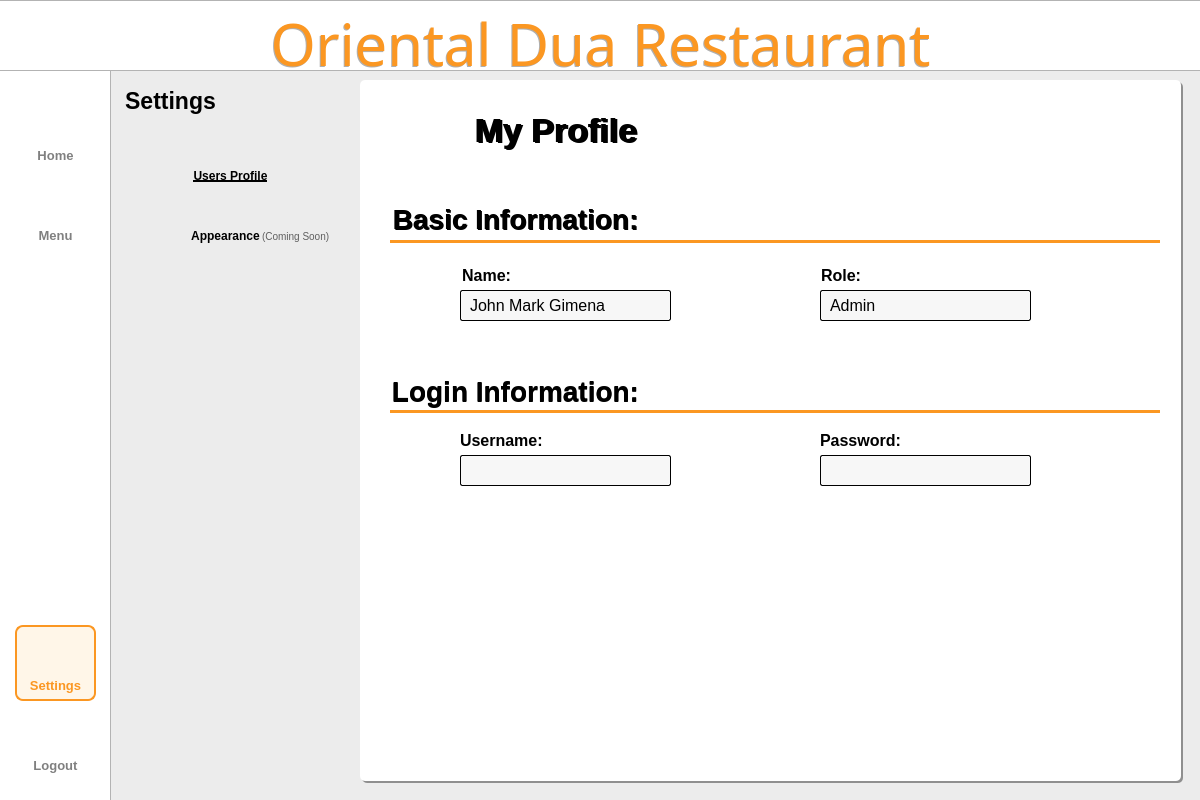
<?xml version="1.0" encoding="UTF-8"?>
<ui version="4.0">
 <class>Dialog</class>
 <widget class="QDialog" name="Dialog">
  <property name="geometry">
   <rect>
    <x>0</x>
    <y>0</y>
    <width>1200</width>
    <height>800</height>
   </rect>
  </property>
  <property name="windowTitle">
   <string>Dialog</string>
  </property>
  <widget class="QWidget" name="bgwidget" native="true">
   <property name="geometry">
    <rect>
     <x>0</x>
     <y>0</y>
     <width>1200</width>
     <height>800</height>
    </rect>
   </property>
   <property name="layoutDirection">
    <enum>Qt::LeftToRight</enum>
   </property>
   <property name="styleSheet">
    <string notr="true">QWidget#bgwidget{background-color: rgb(236, 236, 236);}

</string>
   </property>
   <widget class="QLabel" name="sidebar">
    <property name="geometry">
     <rect>
      <x>-10</x>
      <y>-10</y>
      <width>121</width>
      <height>891</height>
     </rect>
    </property>
    <property name="styleSheet">
     <string notr="true">background-color: rgb(255, 255, 255);
border: 1px solid rgba(0, 0, 0, 0.3);  </string>
    </property>
    <property name="text">
     <string/>
    </property>
   </widget>
   <widget class="QLabel" name="titlebar">
    <property name="geometry">
     <rect>
      <x>-2</x>
      <y>0</y>
      <width>1204</width>
      <height>71</height>
     </rect>
    </property>
    <property name="styleSheet">
     <string notr="true">background-color: rgb(255, 255, 255);
border: 1px solid rgba(0, 0, 0, 0.3);  </string>
    </property>
    <property name="text">
     <string/>
    </property>
   </widget>
   <widget class="QLabel" name="whitebg">
    <property name="geometry">
     <rect>
      <x>360</x>
      <y>80</y>
      <width>821</width>
      <height>701</height>
     </rect>
    </property>
    <property name="styleSheet">
     <string notr="true">background-color: rgb(255, 255, 255);
border-radius: 5px;  </string>
    </property>
    <property name="text">
     <string/>
    </property>
   </widget>
   <widget class="QLabel" name="title">
    <property name="geometry">
     <rect>
      <x>0</x>
      <y>10</y>
      <width>1201</width>
      <height>71</height>
     </rect>
    </property>
    <property name="styleSheet">
     <string notr="true">QLabel#title{
	color: #FB9722;
    font-family: Sacramento;
    font-size: 58px;
    font-weight: 400;
    padding-bottom: 5px;
    text-align: center;
}</string>
    </property>
    <property name="text">
     <string>Oriental Dua Restaurant</string>
    </property>
    <property name="alignment">
     <set>Qt::AlignCenter</set>
    </property>
    <property name="wordWrap">
     <bool>true</bool>
    </property>
   </widget>
   <widget class="QLabel" name="settings">
    <property name="geometry">
     <rect>
      <x>110</x>
      <y>80</y>
      <width>121</width>
      <height>41</height>
     </rect>
    </property>
    <property name="styleSheet">
     <string notr="true">QLabel#settings{
    color: #000000;
    font-family: 'Roboto';
    font-size: 23px;
    font-weight: 500;
}</string>
    </property>
    <property name="text">
     <string>Settings</string>
    </property>
    <property name="alignment">
     <set>Qt::AlignCenter</set>
    </property>
   </widget>
   <widget class="QLabel" name="userprofIcon">
    <property name="geometry">
     <rect>
      <x>140</x>
      <y>160</y>
      <width>35</width>
      <height>35</height>
     </rect>
    </property>
    <property name="styleSheet">
     <string notr="true"/>
    </property>
    <property name="text">
     <string/>
    </property>
    <property name="pixmap">
     <pixmap resource="../resource.qrc">:/icon/icons/user.png</pixmap>
    </property>
    <property name="scaledContents">
     <bool>true</bool>
    </property>
    <property name="alignment">
     <set>Qt::AlignCenter</set>
    </property>
   </widget>
   <widget class="QPushButton" name="logoutbtn">
    <property name="geometry">
     <rect>
      <x>15</x>
      <y>750</y>
      <width>81</width>
      <height>31</height>
     </rect>
    </property>
    <property name="styleSheet">
     <string notr="true">QPushButton{
    color: rgba(0,0,0, 0.5);
    font-family: 'Inter';
    font-size: 13px;
    font-weight: 500;
	border:none;
}

QPushButton:hover{
color: #FB9722;
border: 2px solid #FB9722;
border-radius: 8px;
background-color: rgba(255, 167, 25, 0.1);
}</string>
    </property>
    <property name="text">
     <string>Logout</string>
    </property>
   </widget>
   <widget class="QLabel" name="logoutIcon">
    <property name="geometry">
     <rect>
      <x>39</x>
      <y>715</y>
      <width>35</width>
      <height>35</height>
     </rect>
    </property>
    <property name="minimumSize">
     <size>
      <width>35</width>
      <height>35</height>
     </size>
    </property>
    <property name="maximumSize">
     <size>
      <width>35</width>
      <height>35</height>
     </size>
    </property>
    <property name="styleSheet">
     <string notr="true">QLabel#Pmanagementbtn{
    color: rgba(0,0,0, 0.5);
    font-family: 'Roboto';
    font-size: 11px;
    font-weight: 300;
}</string>
    </property>
    <property name="text">
     <string/>
    </property>
    <property name="pixmap">
     <pixmap resource="../resource.qrc">:/icon/icons/shutdown.png</pixmap>
    </property>
    <property name="scaledContents">
     <bool>true</bool>
    </property>
    <property name="alignment">
     <set>Qt::AlignCenter</set>
    </property>
   </widget>
   <widget class="QPushButton" name="userprofbtn">
    <property name="geometry">
     <rect>
      <x>180</x>
      <y>160</y>
      <width>101</width>
      <height>31</height>
     </rect>
    </property>
    <property name="styleSheet">
     <string notr="true">QPushButton{
    color: #000000;
    font-family: &quot;Roboto&quot;;
    font-size: 12px;
    font-weight: 500;
	border:none;
	text-decoration: underline;
}

</string>
    </property>
    <property name="text">
     <string>Users Profile</string>
    </property>
   </widget>
   <widget class="QLabel" name="myprofile">
    <property name="geometry">
     <rect>
      <x>470</x>
      <y>110</y>
      <width>171</width>
      <height>41</height>
     </rect>
    </property>
    <property name="styleSheet">
     <string notr="true">QLabel{
    color: #000000;
    font-family: 'Inter';
    font-size: 34px;
    font-weight: bold;
}</string>
    </property>
    <property name="text">
     <string>My Profile</string>
    </property>
    <property name="alignment">
     <set>Qt::AlignCenter</set>
    </property>
   </widget>
   <widget class="QLabel" name="label">
    <property name="geometry">
     <rect>
      <x>460</x>
      <y>265</y>
      <width>51</width>
      <height>21</height>
     </rect>
    </property>
    <property name="styleSheet">
     <string notr="true">QLabel{
    color: #000000;
    font-family: &quot;Inter&quot;;
    font-size: 16px;
    font-weight: 500;
}</string>
    </property>
    <property name="text">
     <string>Name:</string>
    </property>
    <property name="alignment">
     <set>Qt::AlignRight|Qt::AlignTrailing|Qt::AlignVCenter</set>
    </property>
   </widget>
   <widget class="QLabel" name="appearanceIcon">
    <property name="geometry">
     <rect>
      <x>140</x>
      <y>220</y>
      <width>35</width>
      <height>35</height>
     </rect>
    </property>
    <property name="styleSheet">
     <string notr="true"/>
    </property>
    <property name="text">
     <string/>
    </property>
    <property name="pixmap">
     <pixmap resource="../resource.qrc">:/icon/icons/appearance.png</pixmap>
    </property>
    <property name="scaledContents">
     <bool>true</bool>
    </property>
    <property name="alignment">
     <set>Qt::AlignCenter</set>
    </property>
   </widget>
   <widget class="QPushButton" name="appearancebtn">
    <property name="geometry">
     <rect>
      <x>180</x>
      <y>220</y>
      <width>91</width>
      <height>31</height>
     </rect>
    </property>
    <property name="styleSheet">
     <string notr="true">QPushButton{
    color: #000000;
    font-family: &quot;Roboto&quot;;
    font-size: 12px;
    font-weight: 500;
	border:none;
}

QPushButton:hover{text-decoration: underline;}</string>
    </property>
    <property name="text">
     <string>Appearance</string>
    </property>
   </widget>
   <widget class="QLabel" name="label_2">
    <property name="geometry">
     <rect>
      <x>800</x>
      <y>265</y>
      <width>61</width>
      <height>21</height>
     </rect>
    </property>
    <property name="styleSheet">
     <string notr="true">QLabel{
    color: #000000;
    font-family: &quot;Inter&quot;;
    font-size: 16px;
    font-weight: 500;

}</string>
    </property>
    <property name="text">
     <string>Role:</string>
    </property>
    <property name="alignment">
     <set>Qt::AlignRight|Qt::AlignTrailing|Qt::AlignVCenter</set>
    </property>
   </widget>
   <widget class="QLabel" name="label_3">
    <property name="geometry">
     <rect>
      <x>460</x>
      <y>430</y>
      <width>91</width>
      <height>21</height>
     </rect>
    </property>
    <property name="styleSheet">
     <string notr="true">QLabel{
    color: #000000;
    font-family: &quot;Inter&quot;;
    font-size: 16px;
    font-weight: 500;

}</string>
    </property>
    <property name="text">
     <string>Username:</string>
    </property>
    <property name="alignment">
     <set>Qt::AlignLeading|Qt::AlignLeft|Qt::AlignVCenter</set>
    </property>
   </widget>
   <widget class="QLabel" name="label_4">
    <property name="geometry">
     <rect>
      <x>820</x>
      <y>430</y>
      <width>81</width>
      <height>21</height>
     </rect>
    </property>
    <property name="styleSheet">
     <string notr="true">QLabel{
    color: #000000;
    font-family: &quot;Inter&quot;;
    font-size: 16px;
    font-weight: 500;

}</string>
    </property>
    <property name="text">
     <string>Password:</string>
    </property>
    <property name="alignment">
     <set>Qt::AlignLeading|Qt::AlignLeft|Qt::AlignVCenter</set>
    </property>
   </widget>
   <widget class="QLabel" name="boxlabel_name">
    <property name="geometry">
     <rect>
      <x>460</x>
      <y>290</y>
      <width>211</width>
      <height>31</height>
     </rect>
    </property>
    <property name="styleSheet">
     <string notr="true">QLabel{
border: 1px solid rgba(0, 0, 0, 1); 
border-radius: 2px;
background-color: rgb(247, 247, 247);
padding-left: 5px;
font-family: &quot;Roboto&quot;;
font-size: 16px;
font-weight: 400;
}</string>
    </property>
    <property name="text">
     <string>John Mark Gimena</string>
    </property>
   </widget>
   <widget class="QLabel" name="boxlabel_role">
    <property name="geometry">
     <rect>
      <x>820</x>
      <y>290</y>
      <width>211</width>
      <height>31</height>
     </rect>
    </property>
    <property name="styleSheet">
     <string notr="true">QLabel{
border: 1px solid rgba(0, 0, 0, 1); 
border-radius: 2px;
background-color: rgb(247, 247, 247);
padding-left: 5px;
font-family: &quot;Roboto&quot;;
font-size: 16px;
font-weight: 400;
}</string>
    </property>
    <property name="text">
     <string>Admin</string>
    </property>
   </widget>
   <widget class="QLabel" name="boxlabel_username">
    <property name="geometry">
     <rect>
      <x>460</x>
      <y>455</y>
      <width>211</width>
      <height>31</height>
     </rect>
    </property>
    <property name="styleSheet">
     <string notr="true">QLabel{
border: 1px solid rgba(0, 0, 0, 1); 
border-radius: 2px;
background-color: rgb(247, 247, 247);
padding-left: 5px;
font-family: &quot;Roboto&quot;;
font-size: 16px;
font-weight: 400;
}</string>
    </property>
    <property name="text">
     <string/>
    </property>
   </widget>
   <widget class="QLineEdit" name="password">
    <property name="geometry">
     <rect>
      <x>820</x>
      <y>455</y>
      <width>211</width>
      <height>31</height>
     </rect>
    </property>
    <property name="styleSheet">
     <string notr="true">QLineEdit{
border: 1px solid rgba(0, 0, 0, 1); 
border-radius: 2px;
background-color: rgb(247, 247, 247);
padding-left: 5px;
font-family: &quot;Roboto&quot;;
font-size: 16px;
font-weight: 400;
}</string>
    </property>
    <property name="echoMode">
     <enum>QLineEdit::Password</enum>
    </property>
    <property name="readOnly">
     <bool>true</bool>
    </property>
   </widget>
   <widget class="QLabel" name="menuIcon">
    <property name="geometry">
     <rect>
      <x>40</x>
      <y>190</y>
      <width>30</width>
      <height>30</height>
     </rect>
    </property>
    <property name="minimumSize">
     <size>
      <width>30</width>
      <height>30</height>
     </size>
    </property>
    <property name="maximumSize">
     <size>
      <width>35</width>
      <height>35</height>
     </size>
    </property>
    <property name="styleSheet">
     <string notr="true">QLabel#Pmanagementbtn{
    color: rgba(0,0,0, 0.5);
    font-family: 'Roboto';
    font-size: 11px;
    font-weight: 300;
}</string>
    </property>
    <property name="text">
     <string/>
    </property>
    <property name="pixmap">
     <pixmap resource="../resource.qrc">:/icon/icons/menu.png</pixmap>
    </property>
    <property name="scaledContents">
     <bool>true</bool>
    </property>
    <property name="alignment">
     <set>Qt::AlignCenter</set>
    </property>
   </widget>
   <widget class="QLabel" name="homeIcon">
    <property name="geometry">
     <rect>
      <x>40</x>
      <y>110</y>
      <width>30</width>
      <height>30</height>
     </rect>
    </property>
    <property name="minimumSize">
     <size>
      <width>30</width>
      <height>30</height>
     </size>
    </property>
    <property name="maximumSize">
     <size>
      <width>35</width>
      <height>35</height>
     </size>
    </property>
    <property name="styleSheet">
     <string notr="true">QLabel#Pmanagementbtn{
    color: rgba(0,0,0, 0.5);
    font-family: 'Roboto';
    font-size: 11px;
    font-weight: 300;
}</string>
    </property>
    <property name="text">
     <string/>
    </property>
    <property name="pixmap">
     <pixmap resource="../resource.qrc">:/icon/icons/home.png</pixmap>
    </property>
    <property name="scaledContents">
     <bool>true</bool>
    </property>
    <property name="alignment">
     <set>Qt::AlignCenter</set>
    </property>
   </widget>
   <widget class="QPushButton" name="homebtn">
    <property name="geometry">
     <rect>
      <x>15</x>
      <y>140</y>
      <width>81</width>
      <height>31</height>
     </rect>
    </property>
    <property name="styleSheet">
     <string notr="true">QPushButton{
    color: rgba(0,0,0, 0.5);
    font-family: 'Inter';
    font-size: 13px;
    font-weight: 500;
	border:none;
}

QPushButton:hover{
color: #FB9722;
border: 2px solid #FB9722;
border-radius: 8px;
background-color: rgba(255, 167, 25, 0.1);
}</string>
    </property>
    <property name="text">
     <string>Home</string>
    </property>
   </widget>
   <widget class="QPushButton" name="menubtn">
    <property name="geometry">
     <rect>
      <x>15</x>
      <y>220</y>
      <width>81</width>
      <height>31</height>
     </rect>
    </property>
    <property name="styleSheet">
     <string notr="true">QPushButton{
    color: rgba(0,0,0, 0.5);
    font-family: 'Inter';
    font-size: 13px;
    font-weight: 500;
	border:none;
}

QPushButton:hover{
color: #FB9722;
border: 2px solid #FB9722;
border-radius: 8px;
background-color: rgba(255, 167, 25, 0.1);
}</string>
    </property>
    <property name="text">
     <string>Menu</string>
    </property>
   </widget>
   <widget class="QLabel" name="settingIcon">
    <property name="geometry">
     <rect>
      <x>39</x>
      <y>634</y>
      <width>35</width>
      <height>35</height>
     </rect>
    </property>
    <property name="minimumSize">
     <size>
      <width>35</width>
      <height>35</height>
     </size>
    </property>
    <property name="maximumSize">
     <size>
      <width>35</width>
      <height>35</height>
     </size>
    </property>
    <property name="styleSheet">
     <string notr="true">QLabel#Pmanagementbtn{
    color: rgba(0,0,0, 0.5);
    font-family: 'Roboto';
    font-size: 11px;
    font-weight: 300;
}</string>
    </property>
    <property name="text">
     <string/>
    </property>
    <property name="pixmap">
     <pixmap resource="../resource.qrc">:/icon/icons/settings2.png</pixmap>
    </property>
    <property name="scaledContents">
     <bool>true</bool>
    </property>
    <property name="alignment">
     <set>Qt::AlignCenter</set>
    </property>
   </widget>
   <widget class="QLabel" name="label_5">
    <property name="geometry">
     <rect>
      <x>15</x>
      <y>625</y>
      <width>81</width>
      <height>76</height>
     </rect>
    </property>
    <property name="styleSheet">
     <string notr="true">QLabel{
	background-color: rgba(255, 167, 25, 0.1);
	border: 2px solid #FB9722;
	border-radius: 8px;
}</string>
    </property>
    <property name="text">
     <string/>
    </property>
   </widget>
   <widget class="QPushButton" name="settingsbtn">
    <property name="geometry">
     <rect>
      <x>15</x>
      <y>670</y>
      <width>81</width>
      <height>31</height>
     </rect>
    </property>
    <property name="styleSheet">
     <string notr="true">QPushButton{
    color: #FB9722;;
    font-family: 'Inter';
    font-size: 13px;
    font-weight: 500;
	border:none;
}
</string>
    </property>
    <property name="text">
     <string>Settings</string>
    </property>
   </widget>
   <widget class="QLabel" name="whitebg_2">
    <property name="geometry">
     <rect>
      <x>362</x>
      <y>82</y>
      <width>821</width>
      <height>701</height>
     </rect>
    </property>
    <property name="styleSheet">
     <string notr="true">background-color: rgba(0, 0, 0, 100);
border-radius: 5px;  </string>
    </property>
    <property name="text">
     <string/>
    </property>
   </widget>
   <widget class="Line" name="navline">
    <property name="geometry">
     <rect>
      <x>390</x>
      <y>240</y>
      <width>770</width>
      <height>3</height>
     </rect>
    </property>
    <property name="styleSheet">
     <string notr="true">border:2px solid #FB9722 ;
</string>
    </property>
    <property name="frameShadow">
     <enum>QFrame::Plain</enum>
    </property>
    <property name="orientation">
     <enum>Qt::Horizontal</enum>
    </property>
   </widget>
   <widget class="Line" name="navline_2">
    <property name="geometry">
     <rect>
      <x>390</x>
      <y>410</y>
      <width>770</width>
      <height>3</height>
     </rect>
    </property>
    <property name="styleSheet">
     <string notr="true">border:2px solid #FB9722 ;
</string>
    </property>
    <property name="frameShadow">
     <enum>QFrame::Plain</enum>
    </property>
    <property name="orientation">
     <enum>Qt::Horizontal</enum>
    </property>
   </widget>
   <widget class="QLabel" name="myprofileshadow">
    <property name="geometry">
     <rect>
      <x>472</x>
      <y>111</y>
      <width>171</width>
      <height>41</height>
     </rect>
    </property>
    <property name="styleSheet">
     <string notr="true">QLabel{
    color:rgba(0,0,0, .4);
    font-family: 'Inter';
    font-size: 34px;
    font-weight: bold;
}</string>
    </property>
    <property name="text">
     <string>My Profile</string>
    </property>
    <property name="alignment">
     <set>Qt::AlignCenter</set>
    </property>
   </widget>
   <widget class="QLabel" name="title_3">
    <property name="geometry">
     <rect>
      <x>-1</x>
      <y>11</y>
      <width>1201</width>
      <height>71</height>
     </rect>
    </property>
    <property name="styleSheet">
     <string notr="true">QLabel{
color: rgba(0, 0, 0, 80);
    font-family: Sacramento;
    font-size: 58px;
    font-weight: 400;
    padding-bottom: 5px;
    text-align: center;
}
</string>
    </property>
    <property name="text">
     <string>Oriental Dua Restaurant</string>
    </property>
    <property name="alignment">
     <set>Qt::AlignCenter</set>
    </property>
    <property name="wordWrap">
     <bool>true</bool>
    </property>
   </widget>
   <widget class="QLabel" name="basicinfo">
    <property name="geometry">
     <rect>
      <x>390</x>
      <y>198</y>
      <width>251</width>
      <height>41</height>
     </rect>
    </property>
    <property name="styleSheet">
     <string notr="true">QLabel{
    color: #000000;
    font-family: 'Inter';
    font-size: 28px;
    font-weight: bold;
}</string>
    </property>
    <property name="text">
     <string>Basic Information:</string>
    </property>
    <property name="alignment">
     <set>Qt::AlignCenter</set>
    </property>
   </widget>
   <widget class="QLabel" name="logininfoshadow">
    <property name="geometry">
     <rect>
      <x>390</x>
      <y>370</y>
      <width>251</width>
      <height>41</height>
     </rect>
    </property>
    <property name="styleSheet">
     <string notr="true">QLabel{
    color: #000000;
    font-family: 'Inter';
    font-size: 28px;
    font-weight: bold;
}</string>
    </property>
    <property name="text">
     <string>Login Information:</string>
    </property>
    <property name="alignment">
     <set>Qt::AlignCenter</set>
    </property>
   </widget>
   <widget class="QLabel" name="basicinfoshadow">
    <property name="geometry">
     <rect>
      <x>391</x>
      <y>199</y>
      <width>251</width>
      <height>41</height>
     </rect>
    </property>
    <property name="styleSheet">
     <string notr="true">QLabel{
    color:rgba(0,0,0, .4);
    font-family: 'Inter';
    font-size: 28px;
    font-weight: bold;
}</string>
    </property>
    <property name="text">
     <string>Basic Information:</string>
    </property>
    <property name="alignment">
     <set>Qt::AlignCenter</set>
    </property>
   </widget>
   <widget class="QLabel" name="logininfo">
    <property name="geometry">
     <rect>
      <x>390</x>
      <y>371</y>
      <width>251</width>
      <height>41</height>
     </rect>
    </property>
    <property name="styleSheet">
     <string notr="true">QLabel{
    color:rgba(0,0,0, .4);
    font-family: 'Inter';
    font-size: 28px;
    font-weight: bold;
}</string>
    </property>
    <property name="text">
     <string>Login Information:</string>
    </property>
    <property name="alignment">
     <set>Qt::AlignCenter</set>
    </property>
   </widget>
   <widget class="QLabel" name="profileimg">
    <property name="geometry">
     <rect>
      <x>390</x>
      <y>100</y>
      <width>71</width>
      <height>71</height>
     </rect>
    </property>
    <property name="styleSheet">
     <string notr="true">QLabel{
    color: #000000;
    font-family: 'Inter';
    font-size: 34px;
    font-weight: bold;
}</string>
    </property>
    <property name="text">
     <string/>
    </property>
    <property name="pixmap">
     <pixmap resource="../resource.qrc">:/icon/icons/cresume.png</pixmap>
    </property>
    <property name="scaledContents">
     <bool>true</bool>
    </property>
    <property name="alignment">
     <set>Qt::AlignCenter</set>
    </property>
   </widget>
   <widget class="QLabel" name="viewpassword">
    <property name="geometry">
     <rect>
      <x>1006</x>
      <y>460</y>
      <width>21</width>
      <height>21</height>
     </rect>
    </property>
    <property name="styleSheet">
     <string notr="true">QLabel{
    color: #000000;
    font-family: 'Inter';
    font-size: 34px;
    font-weight: bold;
}</string>
    </property>
    <property name="text">
     <string/>
    </property>
    <property name="pixmap">
     <pixmap resource="../resource.qrc">:/icon/icons/view.png</pixmap>
    </property>
    <property name="scaledContents">
     <bool>true</bool>
    </property>
    <property name="alignment">
     <set>Qt::AlignCenter</set>
    </property>
   </widget>
   <widget class="QPushButton" name="editbtn">
    <property name="geometry">
     <rect>
      <x>1006</x>
      <y>460</y>
      <width>21</width>
      <height>21</height>
     </rect>
    </property>
    <property name="styleSheet">
     <string notr="true">border:none;</string>
    </property>
    <property name="text">
     <string/>
    </property>
    <property name="iconSize">
     <size>
      <width>35</width>
      <height>35</height>
     </size>
    </property>
   </widget>
   <widget class="QPushButton" name="newpasswordbtn">
    <property name="geometry">
     <rect>
      <x>1040</x>
      <y>460</y>
      <width>21</width>
      <height>21</height>
     </rect>
    </property>
    <property name="styleSheet">
     <string notr="true">border:none;</string>
    </property>
    <property name="text">
     <string/>
    </property>
    <property name="iconSize">
     <size>
      <width>35</width>
      <height>35</height>
     </size>
    </property>
   </widget>
   <widget class="QLabel" name="editimg">
    <property name="geometry">
     <rect>
      <x>1040</x>
      <y>460</y>
      <width>21</width>
      <height>21</height>
     </rect>
    </property>
    <property name="styleSheet">
     <string notr="true">QLabel{
    color: #000000;
    font-family: 'Inter';
    font-size: 34px;
    font-weight: bold;
}</string>
    </property>
    <property name="text">
     <string/>
    </property>
    <property name="pixmap">
     <pixmap resource="../resource.qrc">:/icon/icons/editp.png</pixmap>
    </property>
    <property name="scaledContents">
     <bool>true</bool>
    </property>
    <property name="alignment">
     <set>Qt::AlignCenter</set>
    </property>
   </widget>
   <widget class="QLabel" name="label_9">
    <property name="geometry">
     <rect>
      <x>262</x>
      <y>230</y>
      <width>81</width>
      <height>16</height>
     </rect>
    </property>
    <property name="styleSheet">
     <string notr="true">QLabel{
   
	color: rgba(0, 0, 0, 0.6);
    font-family: &quot;Roboto&quot;;
    font-size: 10px;
    font-weight: 400;

}</string>
    </property>
    <property name="text">
     <string>(Coming Soon)</string>
    </property>
    <property name="alignment">
     <set>Qt::AlignLeading|Qt::AlignLeft|Qt::AlignTop</set>
    </property>
    <property name="wordWrap">
     <bool>false</bool>
    </property>
   </widget>
   <zorder>whitebg_2</zorder>
   <zorder>sidebar</zorder>
   <zorder>titlebar</zorder>
   <zorder>whitebg</zorder>
   <zorder>settings</zorder>
   <zorder>userprofIcon</zorder>
   <zorder>logoutbtn</zorder>
   <zorder>logoutIcon</zorder>
   <zorder>userprofbtn</zorder>
   <zorder>label</zorder>
   <zorder>appearanceIcon</zorder>
   <zorder>appearancebtn</zorder>
   <zorder>label_2</zorder>
   <zorder>label_3</zorder>
   <zorder>label_4</zorder>
   <zorder>boxlabel_name</zorder>
   <zorder>boxlabel_role</zorder>
   <zorder>boxlabel_username</zorder>
   <zorder>password</zorder>
   <zorder>menuIcon</zorder>
   <zorder>homeIcon</zorder>
   <zorder>homebtn</zorder>
   <zorder>menubtn</zorder>
   <zorder>label_5</zorder>
   <zorder>settingIcon</zorder>
   <zorder>settingsbtn</zorder>
   <zorder>navline</zorder>
   <zorder>navline_2</zorder>
   <zorder>myprofileshadow</zorder>
   <zorder>myprofile</zorder>
   <zorder>title_3</zorder>
   <zorder>title</zorder>
   <zorder>basicinfo</zorder>
   <zorder>logininfoshadow</zorder>
   <zorder>basicinfoshadow</zorder>
   <zorder>logininfo</zorder>
   <zorder>profileimg</zorder>
   <zorder>viewpassword</zorder>
   <zorder>editbtn</zorder>
   <zorder>editimg</zorder>
   <zorder>label_9</zorder>
   <zorder>newpasswordbtn</zorder>
  </widget>
 </widget>
 <resources>
  <include location="../resource.qrc"/>
 </resources>
 <connections/>
</ui>
